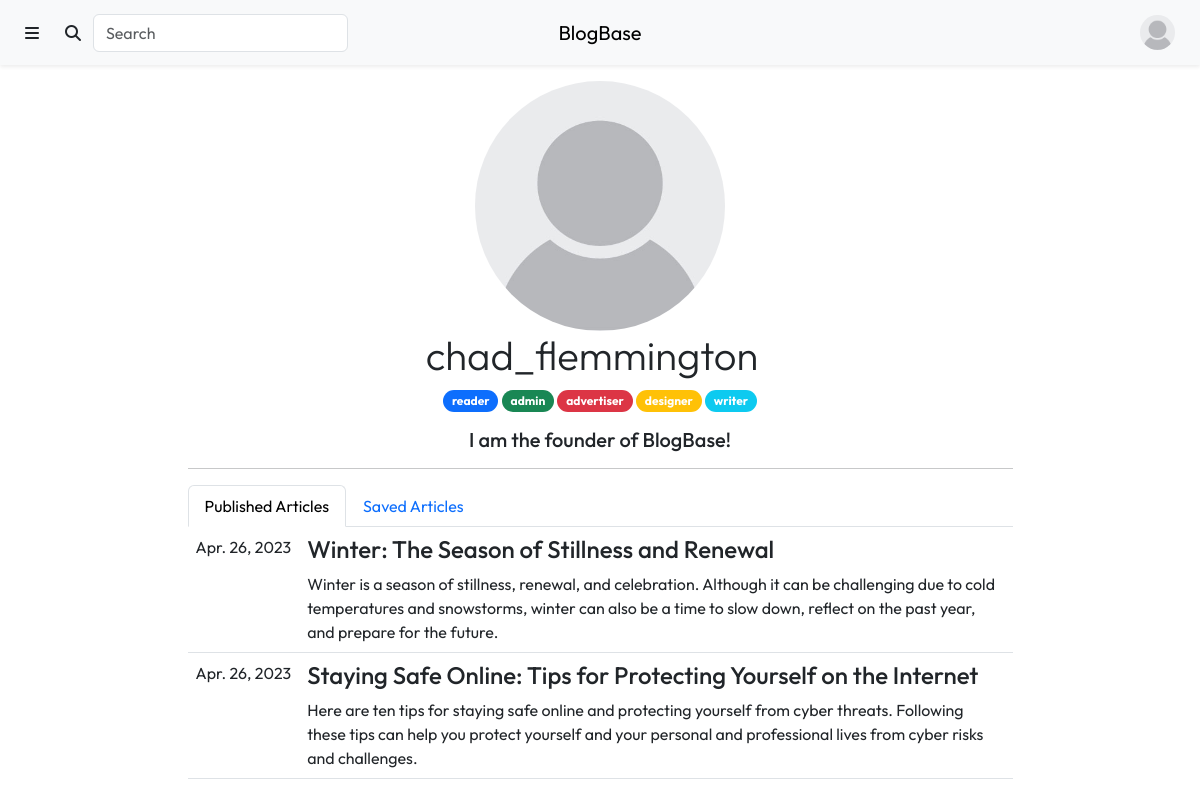
The page /content/profile.php (signed in) on the database as committed earlier.
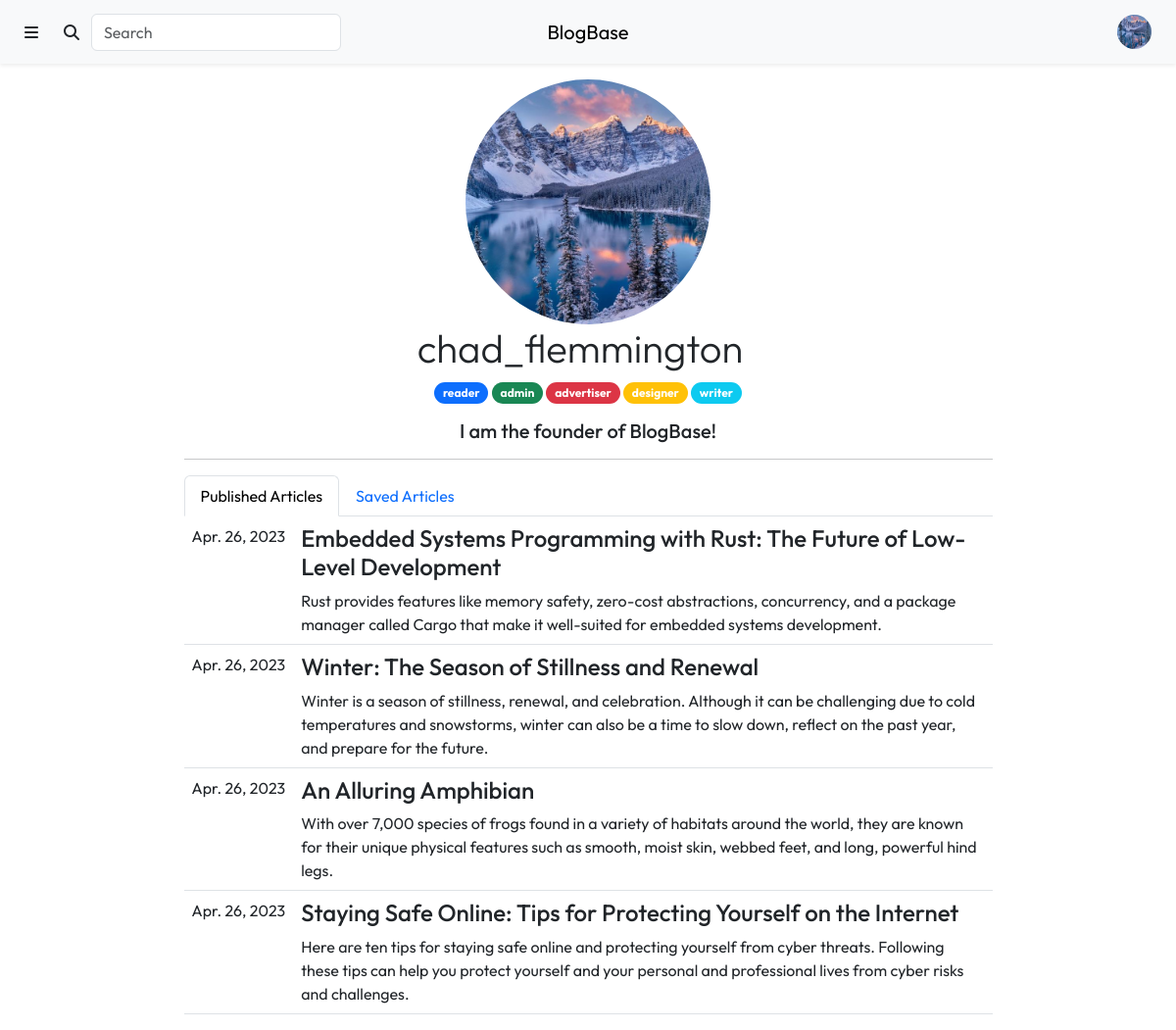
The same page on the database as committed later.
### tables this page shows
CREATE TABLE `Users` (
  `user_id` int(11) NOT NULL,
  `profile_picture` varchar(255) NOT NULL DEFAULT 'anonymous.jpg',
  `username` varchar(50) NOT NULL,
  `first_name` varchar(50) NOT NULL,
  `last_name` varchar(50) NOT NULL,
  `email` varchar(50) NOT NULL,
  `password` varchar(255) NOT NULL,
  `biography` varchar(255) DEFAULT NULL,
  `approved` tinyint(1) NOT NULL DEFAULT 0,
  `reader` tinyint(1) NOT NULL DEFAULT 1,
  `writer` tinyint(1) NOT NULL DEFAULT 0,
  `designer` tinyint(1) NOT NULL DEFAULT 0,
  `advertiser` tinyint(1) NOT NULL DEFAULT 0,
  `admin` tinyint(1) NOT NULL DEFAULT 0
);

CREATE TABLE `Articles` (
  `article_id` int(11) NOT NULL,
  `author_id` int(11) NOT NULL,
  `title` varchar(225) NOT NULL,
  `description` tinytext DEFAULT NULL,
  `lead_image` varchar(255) DEFAULT NULL,
  `content` longblob DEFAULT NULL,
  `submitted` tinyint(1) NOT NULL DEFAULT 0,
  `submit_date` date NOT NULL DEFAULT current_timestamp(),
  `approved` tinyint(1) NOT NULL DEFAULT 0,
  `click_number` int(11) NOT NULL DEFAULT 0
);

### include/user_info.inc.php (called while the page is built, shortened)
<?php
if (isset($_SESSION['username'])) {
    $user_query = "SELECT *
                   FROM Users
                   WHERE username = '" . $_SESSION['username'] . "';";
    $user_result = mysqli_query($con, $user_query);
    $user_info = $user_result->fetch_assoc();
}
?>

### content/profile.php (the view, shortened to what the changed rows need)
<?php
require_once "../include/connect.inc.php";
include_once "../include/user_info.inc.php";
if (isset($_GET['username'])) {
    $username = $_GET['username'];
    $user_query = "SELECT *
                   FROM Users
                   WHERE username = '$username'";
    $user_result = mysqli_query($con, $user_query);
    $user_prof = $user_result->fetch_assoc();
} else {
    if ($user_info) {
        $username = $user_info['username'];
        $user_query = "SELECT *
                       FROM Users
                       WHERE username = '$username'";
        $user_result = mysqli_query($con, $user_query);
        $user_prof = $user_result->fetch_assoc();
    } else {
        http_response_code(404);
        include("./404.php");
        die();
    }
}
?>
<!DOCTYPE html>
<html lang="en">
    <head>
        <link rel="stylesheet" href="https://cdn.jsdelivr.net/npm/bootstrap@5.3.0-alpha1/dist/css/bootstrap.min.css">
        <link rel="stylesheet" href="https://cdnjs.cloudflare.com/ajax/libs/font-awesome/6.2.1/css/all.min.css">
        <link rel="stylesheet" href="./css/styles.css">
    </head>
    <body>
        <div class="header">
            <?php include "./views/header.php" ?>
        <div class="container">
            <div class="row mt-3 gx-xl-5">
                <div class="col-10 col-lg mx-auto text-center">
                    <img class="profile-img rounded-circle" id="profile-picture" src="./uploads/profile_pictures/<?php echo $user_prof['profile_picture']; ?>">
                </div>
                <div class="col-9 mx-auto">
                    <ul class="list-inline text-xxl-start text-center">
                        <li class="list-inline-item m-0 me-3">
                            <div class="display-6"><?php echo $user_prof['username']; ?></div>
                        </li>
                        <li class="list-inline align-text-middle mt-2" id="role-list">
                        </li>
                    </ul>
                    <h5 class="px-2 text-xxl-start text-center">
                        <?php echo $user_prof['biography']; ?>
                    </h5>
                    <hr>
                    <?php
                    $published_query = "SELECT Articles.article_id, Articles.title, Articles.description, Articles.lead_image,
                                        Articles.content, UNIX_TIMESTAMP(Articles.submit_date) as submit_date,
                                        Articles.approved, Articles.submitted, Articles.author_id
                                        FROM Users join Articles on Users.user_id = Articles.author_id
                                        WHERE Users.user_id = " . $user_prof['user_id'] . " AND Articles.approved = 1";
                    $published_result = mysqli_query($con, $published_query);
                    ?>
                    <ul class="nav nav-tabs" id="users-tab" role="tablist">
                        <?php if ($published_result->num_rows > 0) {?>
                            <li class="nav-item" role="presentation">
                            </li>
                            <li class="nav-item" role="presentation">
                            </li>
                        <?php } else { ?>
                            <li class="nav-item" role="presentation">
                                <button class="nav-link active" id="saved-tab" data-bs-toggle="tab" data-bs-target="#saved-tab-pane" type="button" role="tab" aria-controls="saved-tab-pane" aria-selected="false">Saved Articles</button>
                            </li>
                        <?php } ?>
                    </ul>
                    <div class="tab-content" id="users-tab-content">
                        <?php if ($published_result->num_rows > 0) {?>
                            <div class="tab-pane fade show active" id="published-tab-pane" role="tabpanel" aria-labelledby="published-tab" tabindex="0">
                        <?php } else { ?>
                            <div class="tab-pane fade" id="published-tab-pane" role="tabpanel" aria-labelledby="published-tab" tabindex="0">
                        <?php } ?>
                                <table class="table text-start">
                                    <tbody>
                                        <?php while ($current_row = $published_result->fetch_assoc()) { ?>
                                            <tr>
                                                <td class="text-nowrap">
                                                    <?php echo date("M. d, Y", $current_row['submit_date']) ?>
                                                </td>
                                                <td>
                                                    <h4>
                                                        <a class="text-reset text-decoration-none" href="./article.php?id=<?php echo $current_row['article_id'] ?>">
                                                            <?php echo $current_row['title'] ?>
                                                        </a>
                                                    </h4>
                                                    <?php echo $current_row['description'] ?>
                                                </td>
                                            </tr>
                                        <?php } ?>
                                    </tbody>
                                </table>
                            </div>
                </div>
            </div>
        </div>
    </body>
</html/>

### content/views/header.php (shortened to what the changed rows need)
<?php include_once "../include/user_info.inc.php"; ?>
<nav class="navbar navbar-expand bg-light shadow-sm">
     <div class="container-fluid">
        <div class="navbar ms-auto order-2 col-4 py-0">
            <ul class="navbar-nav ms-auto">
                <?php if (isset($user_info['username'])) { ?>
                    <li class="nav-item">
                        <div class="dropdown">
                            <button class="btn" type="button" data-bs-toggle="dropdown" aria-expanded="false">
                                <img src="./uploads/profile_pictures/<?php echo $user_info['profile_picture']; ?>" class="rounded-circle" style="width:35px; height:35px;">
                            </button>
                        </li>
                    </div>
            <?php } ?>
        </div>
    </div>

Rows that differ between the two databases and show on the page:
changed users "chad_flemmington": profile_picture: picture added in place of a placeholder
now on this page (row edited): articles: submit_date "Apr. 26, 2023", title "Embedded Systems Programming with Rust: The Future of Low-Level Development", description "Rust provides features like memory safety, zero-cost abstractions, concurrency, and a package manager called Cargo that make it well-suited for embedded systems development."
now on this page (row edited): articles: submit_date "Apr. 26, 2023", title "An Alluring Amphibian", description "With over 7,000 species of frogs found in a variety of habitats around the world, they are known for their unique physical features such as smooth, moist skin, webbed feet, and long, powerful hind legs."
